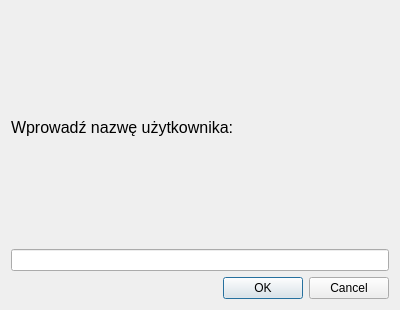
<?xml version="1.0" encoding="UTF-8"?>
<ui version="4.0">
 <class>UserDialog</class>
 <widget class="QDialog" name="UserDialog">
  <property name="geometry">
   <rect>
    <x>0</x>
    <y>0</y>
    <width>400</width>
    <height>310</height>
   </rect>
  </property>
  <property name="windowTitle">
   <string>Dialog</string>
  </property>
  <layout class="QVBoxLayout" name="verticalLayout">
   <item>
    <widget class="QLabel" name="label">
     <property name="font">
      <font>
       <pointsize>12</pointsize>
      </font>
     </property>
     <property name="text">
      <string>Wprowadź nazwę użytkownika:</string>
     </property>
    </widget>
   </item>
   <item>
    <widget class="QLineEdit" name="usernameInput"/>
   </item>
   <item>
    <widget class="QDialogButtonBox" name="createButton">
     <property name="orientation">
      <enum>Qt::Horizontal</enum>
     </property>
     <property name="standardButtons">
      <set>QDialogButtonBox::Cancel|QDialogButtonBox::Ok</set>
     </property>
    </widget>
   </item>
  </layout>
 </widget>
 <resources/>
 <connections>
  <connection>
   <sender>createButton</sender>
   <signal>accepted()</signal>
   <receiver>UserDialog</receiver>
   <slot>accept()</slot>
   <hints>
    <hint type="sourcelabel">
     <x>248</x>
     <y>254</y>
    </hint>
    <hint type="destinationlabel">
     <x>157</x>
     <y>274</y>
    </hint>
   </hints>
  </connection>
  <connection>
   <sender>createButton</sender>
   <signal>rejected()</signal>
   <receiver>UserDialog</receiver>
   <slot>reject()</slot>
   <hints>
    <hint type="sourcelabel">
     <x>316</x>
     <y>260</y>
    </hint>
    <hint type="destinationlabel">
     <x>286</x>
     <y>274</y>
    </hint>
   </hints>
  </connection>
 </connections>
</ui>
